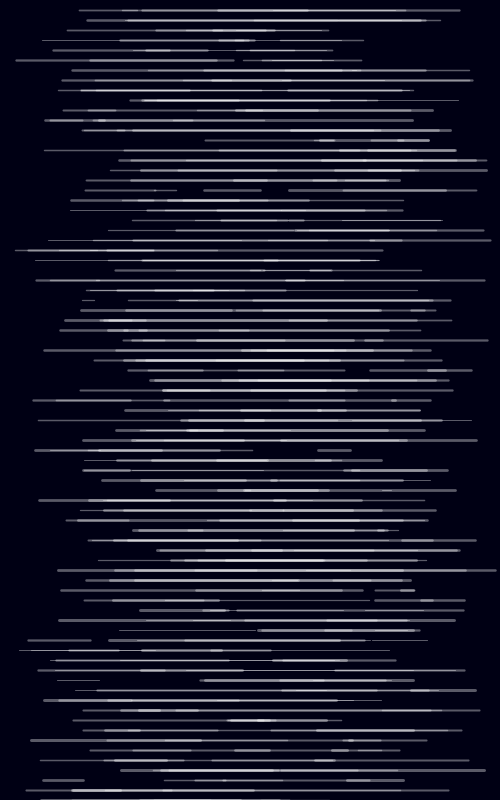
Frame 1 (no input)
Frame 60 (the mouse pressed at the canvas centre just before this capture): identical to frame 1, image omitted
Frame 120 (the mouse held since frame 60 and released just before this capture): identical to frame 1, image omitted

The Processing sketch that drew this single still picture (run headless with seeded random() and noise(); from frame 60 on, the mouse is pressed at the canvas centre):

// Processing sketch: processing_32053
// ── processing_32053.pde




void setup(){
 
  size(500,800);

 
  background(0,0,20);
  smooth();
  fill(240,240,255,0);
  stroke(255,255,255,90);

float b = 45;
while(b<500) {
  
 
    int a = 10;
          int mysize = 5;
    while(a < height) {

       strokeWeight(random(1,3));
       
      line(random(35,450), a, random(35,450)+30, a);
      line(random(35,450)-5,a+10,random(35,450)-5+40,a+10);
      line(random(35,450)-10,a+20,random(35,450)-10+50,a+20);
      line(random(35,450)-15,a+30,random(35,450)-15+60,a+30);
      line(random(35,450)-20,a+40,random(35,450)-20+70,a+40);
      line(random(35,450)-25,a+50,random(35,450)-15+70,a+50);
      line(random(35,450)-20,a+60,random(35,450)-10+60,a+60);
      line(random(35,450)-15,a+70,random(35,450)-5+50,a+70);
      line(random(35,450)-10,a+80,random(35,450)-0+40,a+80);
      line(random(35,450)-5,a+90,random(35,450)+35,a+90);
      a = a + 100;
    }
   
    b = b + 95;
}
}

void draw(){

}
